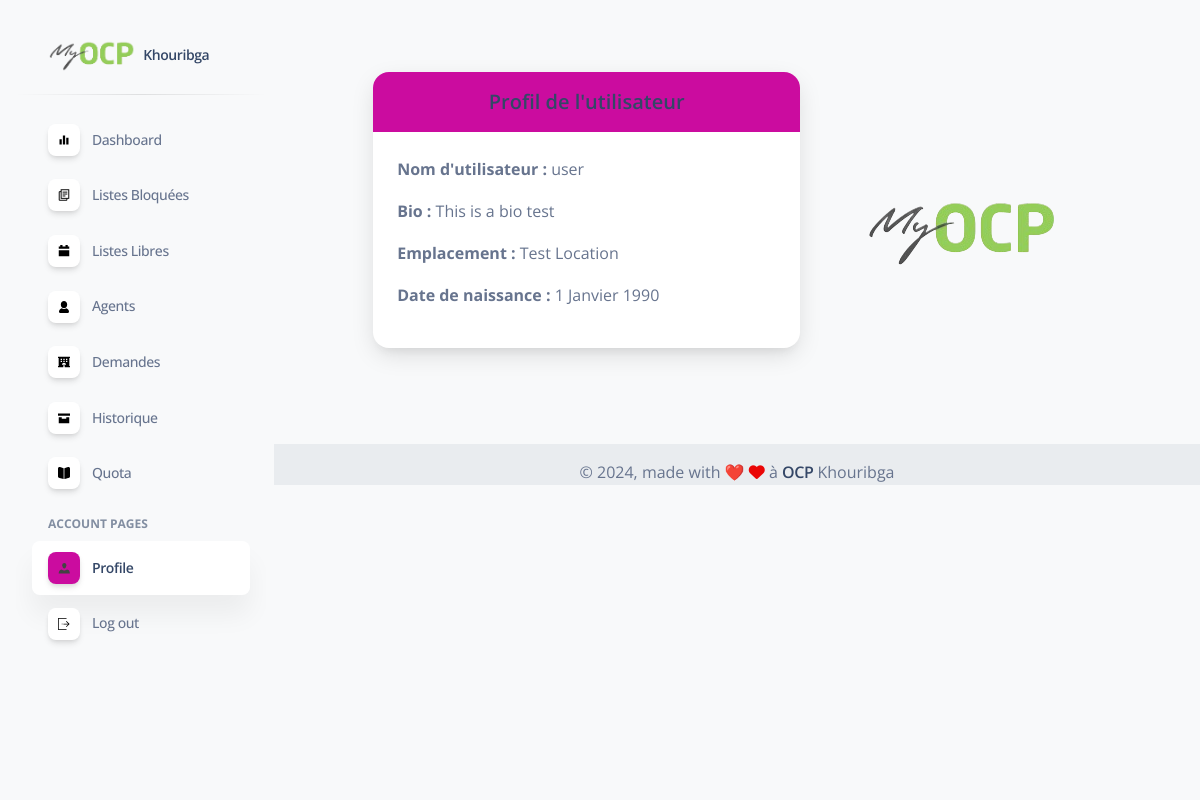
Page /profile_page/ (signed in) on the committed database.
### listings/models.py (models this page shows, shortened)
class Profile(models.Model):
    username = models.CharField(max_length=128, default='user')
    password = models.CharField(max_length=128, default='default_password')  # Consider hashing passwords in a real application
    bio = models.TextField(blank=True)
    location = models.CharField(max_length=100, blank=True)
    birth_date = models.DateField(null=True, blank=True)

### listings/views.py (the view)
# urls.py: path('profile_page/', views.profile_page, name='profile_page'),
def profile_page(request):
    profile_id = request.session.get('profile_id')
    print(" i am inside of profie view ")
    if profile_id:
        profile = Profile.objects.get(id=profile_id)
        context = {
                'profile': profile,
            }
        return render(request, 'listings/profile.html', context)
    else:
        messages.info(request, "Erreur de session. Veuillez vous reconnecter.")
        return render(request, 'listings/signup.html')

### listings/templates/listings/profile.html (shortened to what this page needs)
{% load static %}
<!DOCTYPE html>
<html lang="en">
<head>
  <link href="{% static 'listings/assets/css/nucleo-icons.css' %}" rel="stylesheet" />
  <link href="{% static 'listings/assets/css/nucleo-svg.css' %}" rel="stylesheet" />
  <link href="{% static 'listings/assets/css/nucleo-svg.css' %}" rel="stylesheet" />
  <link id="pagestyle" href="{% static 'listings/assets/css/soft-ui-dashboard.css' %}"  rel="stylesheet" />
</head>
<body class="g-sidenav-show  bg-gray-100">
  <aside class="sidenav navbar navbar-vertical navbar-expand-xs border-0 border-radius-xl my-3 fixed-start ms-3 " id="sidenav-main">
    <div class="sidenav-header">
      <a class="navbar-brand m-0" href="{% url 'dashboard' %}" >
        <img src="{% static 'listings/assets/img/logo-ocp.png' %}" class="navbar-brand-img h-100" alt="main_logo">
        <span class="ms-1 font-weight-bold">Khouribga</span>
      </a>
    </div>
    <hr class="horizontal dark mt-0">
    <div class="collapse navbar-collapse  w-auto  max-height-vh-100 h-100" id="sidenav-collapse-main">
      <ul class="navbar-nav">
        <li class="nav-item">
            <a class="nav-link  " href="{% url 'dashboard' %}">
            <div class="icon icon-shape icon-sm shadow border-radius-md bg-white text-center me-2 d-flex align-items-center justify-content-center">
              <svg width="800px" height="800px" viewBox="0 0 1024 1024" xmlns="http://www.w3.org/2000/svg"><path fill="#000000" d="M416 896V128h192v768H416zm-288 0V448h192v448H128zm576 0V320h192v576H704z"/></svg>
            </div>
            <span class="nav-link-text ms-1">Dashboard</span>
          </a>
        </li>
        <li class="nav-item">
          <a class="nav-link" href="{% url 'list_generated' %}">
            <div class="icon icon-shape icon-sm shadow border-radius-md bg-white text-center me-2 d-flex align-items-center justify-content-center">
            </div>
            <span class="nav-link-text ms-1">Listes Bloquées</span>
          </a>
        </li>
        <li class="nav-item">
          <a class="nav-link" href="{% url 'libres' %}">
            <div class="icon icon-shape icon-sm shadow border-radius-md bg-white text-center me-2 d-flex align-items-center justify-content-center">
              <svg width="800px" height="800px" viewBox="0 0 16 16" fill="none" xmlns="http://www.w3.org/2000/svg">
                <path d="M6 0H3V2H1V5H15V2H13V0H10V2H6V0Z" fill="#000000"/>
                <path d="M15 7H1V15H15V7Z" fill="#000000"/>
                </svg>
            </div>
            <span class="nav-link-text ms-1">Listes Libres</span>
          </a>
        </li>
        <li class="nav-item">
          <a class="nav-link  " href="{% url 'AgentsAffichage' %}">
            <div class="icon icon-shape icon-sm shadow border-radius-md bg-white text-center me-2 d-flex align-items-center justify-content-center">
            </div>
            <span class="nav-link-text ms-1">Agents</span>
          </a>
        </li>
        <li class="nav-item">
          <a class="nav-link  " href="{% url 'demande_list' %}">
            <div class="icon icon-shape icon-sm shadow border-radius-md bg-white text-center me-2 d-flex align-items-center justify-content-center">
            </div>
            <span class="nav-link-text ms-1">Demandes</span>
          </a>
        </li>
        <li class="nav-item">
          <a class="nav-link" href="{% url 'historique' %}">
            <div class="icon icon-shape icon-sm shadow border-radius-md bg-white text-center me-2 d-flex align-items-center justify-content-center">
              <svg width="800px" height="800px" viewBox="0 0 16 16" fill="none" xmlns="http://www.w3.org/2000/svg">
                <path d="M16 2H0V5H16V2Z" fill="#000000"/>
                <path d="M1 7H5V9H11V7H15V15H1V7Z" fill="#000000"/>
                </svg>
            </div>
            <span class="nav-link-text ms-1">Historique</span>
          </a>
        </li>
        <li class="nav-item">
          <a class="nav-link " href="{% url 'quota' %}">
            <div class="icon icon-shape icon-sm shadow border-radius-md bg-white text-center me-2 d-flex align-items-center justify-content-center">
            </div>
            <span class="nav-link-text ms-1">Quota</span>
          </a>
        </li>
        <li class="nav-item mt-3">
            <h6 class="ps-4 ms-2 text-uppercase text-xs font-weight-bolder opacity-6">Account pages</h6>
          </li>
          <li class="nav-item">
            <a class="nav-link  active" href="{% url 'profile_page' %}">
              <div class="icon icon-shape icon-sm shadow border-radius-md bg-white text-center me-2 d-flex align-items-center justify-content-center">
              </div>
              <span class="nav-link-text ms-1">Profile</span>
            </a>
          </li>
          <li class="nav-item">
            <a class="nav-link  " href="{% url 'logout_view' %}">
              <div class="icon icon-shape icon-sm shadow border-radius-md bg-white text-center me-2 d-flex align-items-center justify-content-center">
              </div>
              <span class="nav-link-text ms-1">Log out</span>
            </a>
          </li>
        </ul>
      </div>
    </aside>
    <main class="main-content position-relative border-radius-lg">
      <div class="container-fluid py-4">
        <div class="row justify-content-center mt-5">
          <div class="col-md-8 col-lg-6 mb-4">
            <div class="card shadow-lg border-0 rounded-lg">
              <div class="card-header bg-primary text-white text-center py-3">
                <h5 class="mb-0">Profil de l'utilisateur</h5>
              </div>
              <div class="card-body">
                <div class="mb-3">
                  <p><strong>Nom d'utilisateur :</strong> {{ profile.username }}</p>
                </div>
                <div class="mb-3">
                  <p><strong>Bio :</strong> {{ profile.bio|default:"Aucune bio fournie" }}</p>
                </div>
                <div class="mb-3">
                  <p><strong>Emplacement :</strong> {{ profile.location|default:"Non spécifié" }}</p>
                </div>
                <div class="mb-3">
                  <p><strong>Date de naissance :</strong> <span id="birth-date" data-date="{{ profile.birth_date|date:'Y-m-d' }}">Non spécifiée</span></p>
                </div>
              </div>
            </div>
          </div>
          <div class="col-md-4 d-flex justify-content-center align-items-center mt-4">
            <img src="{% static 'listings/assets/img/logo-ocp.png' %}" class="img-fluid" alt="Logo OCP">
          </div>
        </div>
      </div>
      <footer class="footer pt-3 mt-5 bg-light">
        <div class="container-fluid">
          <div class="row align-items-center justify-content-center">
            <div class="col-12 text-center">
              <div class="copyright text-muted">
                © ,
                made with ❤️  <i class="fa fa-heart text-danger"></i> à
                <a href="https://www.creative-tim.com" class="font-weight-bold" target="_blank">OCP</a> Khouribga
              </div>
            </div>
          </div>
        </div>
      </footer>
    </main>
    </body>
    </html>

### listings/static/listings/assets/css/nucleo-svg.css (style rules this page uses)
.icon { display: inline-block; color: #111111; height: 1em; width: 1em; }
.icon-sm { height: 0.8em; width: 0.8em; }
.icon { fill: currentColor; stroke: none; }

### rows in the picture
Profile: username "user", bio "This is a bio test", location "Test Location"
